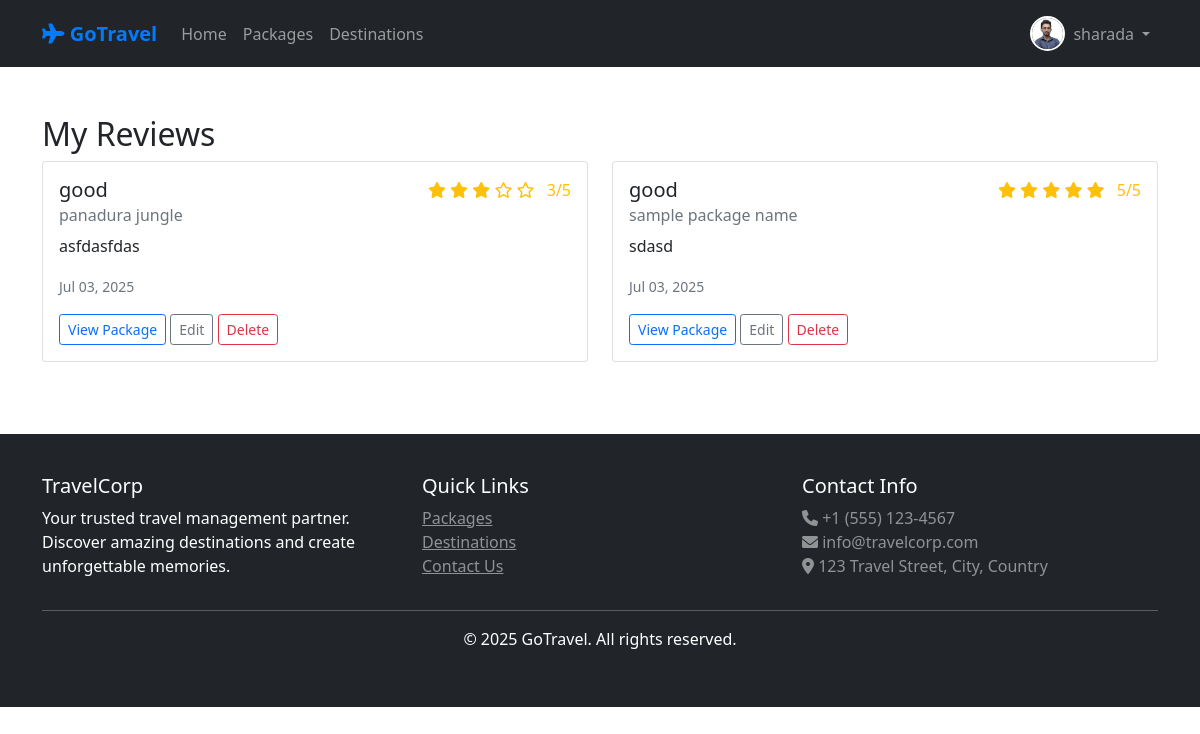
Before: /reviews/ (signed in) with the older database file.
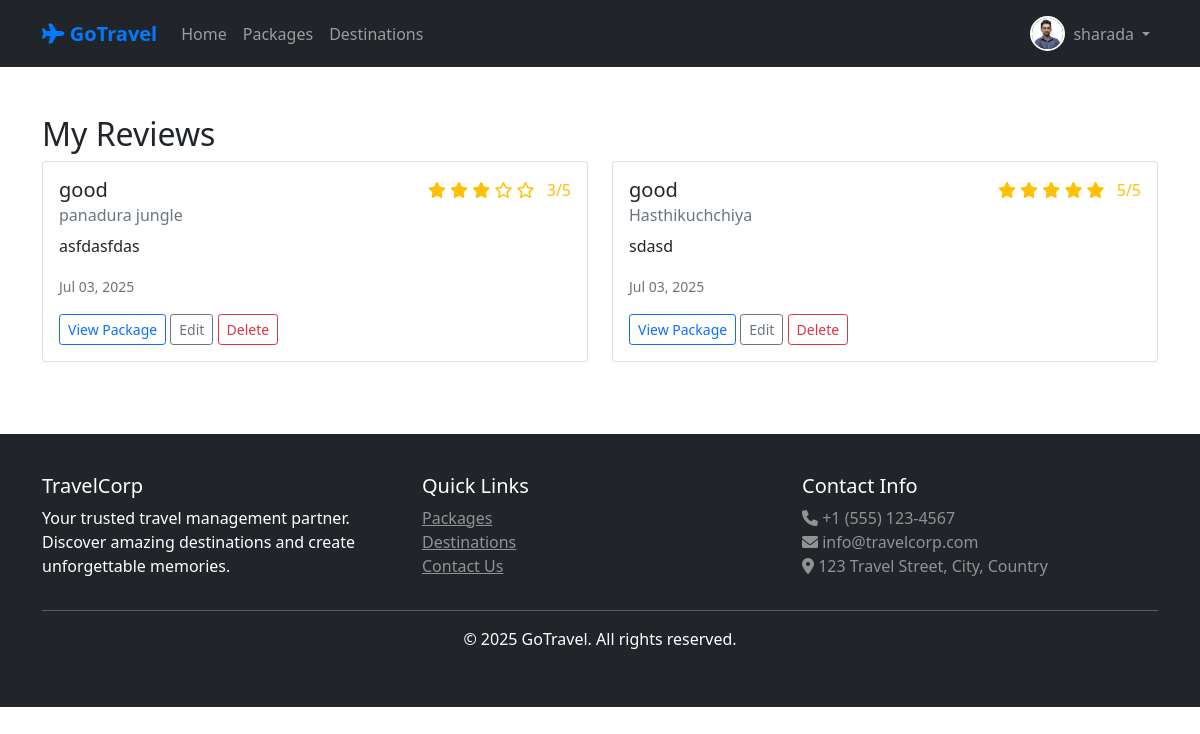
After: the same page with the newer database file.
### travel/models.py (models this page shows, shortened)
class Review(models.Model):
    user = models.ForeignKey(User, on_delete=models.CASCADE)
    package = models.ForeignKey(Package, on_delete=models.CASCADE)
    rating = models.IntegerField(validators=[MinValueValidator(1), MaxValueValidator(5)])
    title = models.CharField(max_length=200)
    comment = models.TextField()
    created_at = models.DateTimeField(auto_now_add=True)
    class Meta:
        unique_together = ['user', 'package']

class Package(models.Model):
    PACKAGE_TYPES = [
        ('tour', 'Tour Package'),
        ('hotel', 'Hotel Package'),
        ('transport', 'Transport Package'),
        ('combo', 'Combo Package'),
    ]
    name = models.CharField(max_length=200)
    destination = models.ForeignKey(Destination, on_delete=models.CASCADE)
    package_type = models.CharField(max_length=20, choices=PACKAGE_TYPES)
    description = models.TextField()
    price = models.DecimalField(max_digits=10, decimal_places=2)
    duration_days = models.IntegerField()
    max_people = models.IntegerField()
    includes = models.TextField(help_text="What's included in the package")
    excludes = models.TextField(help_text="What's not included")
    image = models.ImageField(upload_to='packages/')
    is_active = models.BooleanField(default=True)
    is_featured = models.BooleanField(default=False, help_text="Mark as featured package")
    created_by = models.ForeignKey(User, on_delete=models.CASCADE)
    created_at = models.DateTimeField(auto_now_add=True)
    updated_at = models.DateTimeField(auto_now=True)

### travel/views.py (the view)
# urls.py: path('reviews/', views.my_reviews, name='my_reviews'),
@login_required
def my_reviews(request):
    try:
        reviews = Review.objects.filter(user=request.user).order_by('-created_at')
    except:
        reviews = []
    template = loader.get_template('travel/my_reviews.html')
    context = {
        'reviews': reviews,
    }
    return HttpResponse(template.render(context, request))

### travel/context_processors.py (called while the page is built)
def user_profile(request):
    if request.user.is_authenticated:
        try:
            profile, created = UserProfile.objects.get_or_create(user=request.user)
            return {'user_profile': profile}
        except:
            return {'user_profile': None}
    return {'user_profile': None}

### travel/templates/travel/my_reviews.html (shortened to what this page needs)
{% extends 'travel/base.html' %}
{% block content %}
<div class="container my-5">
    <h2>My Reviews</h2>
    {% if reviews %}
    <div class="row">
        {% for review in reviews %}
        <div class="col-md-6 mb-4">
            <div class="card h-100">
                <div class="card-body">
                    <div class="d-flex justify-content-between align-items-start">
                        <div>
                            <h5 class="card-title">{{ review.title }}</h5>
                            <h6 class="card-subtitle mb-2 text-muted">{{ review.package.name }}</h6>
                        </div>
                        <div class="rating">
                            {% for i in "12345" %}
                            {% if forloop.counter <= review.rating %} <i class="fas fa-star text-warning"></i>
                                {% else %}
                                <i class="far fa-star text-warning"></i>
                                {% endif %}
                                {% endfor %}
                                <span class="ms-2">{{ review.rating }}/5</span>
                        </div>
                    </div>
                    <p class="card-text">{{ review.comment|truncatewords:30 }}</p>
                    <small class="text-muted">{{ review.created_at|date:"M d, Y" }}</small>
                    <div class="mt-3">
                        <a href="{% url 'package_detail' review.package.id %}"
                            class="btn btn-sm btn-outline-primary">View Package</a>
                        <a href="{% url 'write_review' review.package.id %}"
                            class="btn btn-sm btn-outline-secondary">Edit</a>
                        <a href="{% url 'delete_review' review.id %}" class="btn btn-sm btn-outline-danger"
                            onclick="return confirm('Are you sure you want to delete this review?')">Delete</a>
                    </div>
                </div>
            </div>
        </div>
        {% endfor %}
    </div>
    {% else %}
    <div class="alert alert-info">
        <h4>No reviews yet</h4>
        <p>You haven't written any reviews yet. <a href="{% url 'package_list' %}">Browse packages</a> to start writing
            reviews!</p>
    </div>
    {% endif %}
</div>
{% endblock %}

Changed rows visible on the page:
changed through a linked row, Review "sdasd": package.name "sample package name" → "Hasthikuchchiya"
